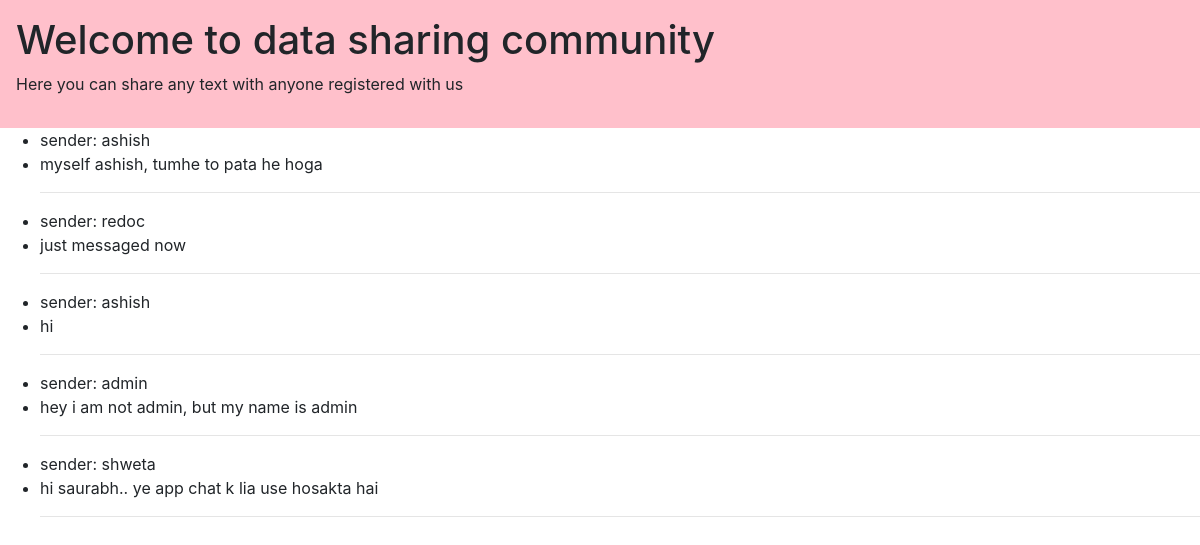
The page /share/received/2 (signed in) on the database its author committed.
### sharetext/models.py (models this page shows, shortened)
class Data(models.Model):
    sender = models.ForeignKey(User, on_delete=models.CASCADE, related_name='sender')
    receiver = models.ForeignKey(User, on_delete=models.CASCADE, related_name='receiver')
    msg = models.CharField(max_length=200)
    file = models.FileField(null=True)

### sharetext/views.py (the view)
# urls.py: path('received/<int:user>', views.received),
def received(request, user):
    if request.user.is_authenticated and request.user.pk == user:
        data = Data.objects.filter(receiver__pk = user)
        return render(request, 'sharetext/received.html', {'receiveddata' : data, 'loggedin' : request.user})
    else:
        return HttpResponse(request.user.is_authenticated)

### sharetext/templates/sharetext/received.html
{% extends 'sharetext/base.html' %}
{% block received %}
    <ul>
    {% for i in receiveddata %}
        <li>sender: {{ i.sender.username }}</li>
        <li>{{ i.msg }}</li>
        <hr/>
    {% endfor %}
    </ul>
{% endblock %}

### sharetext/templates/sharetext/base.html
{% load static %}
{% include 'sharetext/header.html' %}
{% if loggedin is not None and sentdata is None and  receiveddata is None  %}
    {% block loggedIn %} {% endblock %}
{% elif loggedin is not None and sentdata is not None %}
    {% block sent %} {% endblock %}
{% elif loggedin is not None and receiveddata is not None %}
    {% block received %} {% endblock %}
{% else %}
    {% include 'sharetext/login.html' %}
    {% include 'sharetext/register.html' %}
{% endif %}
</body>
</html>

### sharetext/templates/sharetext/header.html (shortened to what this page needs)
{% load static %}
<!DOCTYPE html>
<html lang="en">
<head>
    <link href="{% static 'css/boot.css' %}" rel="stylesheet">
</head>
<body>
    <div class="jumbotron" style="background-color : pink; padding : 16px;">
        <h1>Welcome to data sharing community</h1>
        <p>Here you can share any text with anyone registered with us</p>
    </div>

### sharetext/static/css/boot.css (style rules this page uses)
:root { --blue:#007bff;--indigo:#6610f2;--purple:#6f42c1;--pink:#e83e8c;--red:#dc3545;--orange:#fd7e14;--yellow:#ffc107;--green:#28a745;--teal:#20c997;--cyan:#17a2b8;--white:#fff;--gray:#6c757d;--gray-dark:#343a40;--primary:#007bff;--secondary:#6c757d;--success:#28a745;--info:#17a2b8;--warning:#ffc107;--danger:#dc3545;--light:#f8f9fa;--dark:#343a40;--breakpoint-xs:0;--breakpoint-sm:576px;--breakpoint-md:768px;--breakpoint-lg:992px;--breakpoint-xl:1200px;--font-family-sans-serif:-apple-system,BlinkMacSystemFont,"Segoe UI",Roboto,"Helvetica Neue",Arial,"Noto Sans",sans-serif,"Apple Color Emoji","Segoe UI Emoji","Segoe UI Symbol","Noto Color Emoji";--font-family-monospace:SFMono-Regular,Menlo,Monaco,Consolas,"Liberation Mono","Courier New",monospace }
*,::after,::before { box-sizing:border-box }
html { font-family:sans-serif;line-height:1.15;-webkit-text-size-adjust:100%;-webkit-tap-highlight-color:transparent }
body { margin:0;font-family:-apple-system,BlinkMacSystemFont,"Segoe UI",Roboto,"Helvetica Neue",Arial,"Noto Sans",sans-serif,"Apple Color Emoji","Segoe UI Emoji","Segoe UI Symbol","Noto Color Emoji";font-size:1rem;font-weight:400;line-height:1.5;color:#212529;text-align:left;background-color:#fff }
hr { box-sizing:content-box;height:0;overflow:visible }
h1,h2,h3,h4,h5,h6 { margin-top:0;margin-bottom:.5rem }
p { margin-top:0;margin-bottom:1rem }
dl,ol,ul { margin-top:0;margin-bottom:1rem }
.h1,.h2,.h3,.h4,.h5,.h6,h1,h2,h3,h4,h5,h6 { margin-bottom:.5rem;font-weight:500;line-height:1.2 }
.h1,h1 { font-size:2.5rem }
hr { margin-top:1rem;margin-bottom:1rem;border:0;border-top:1px solid rgba(0,0,0,.1) }

### rows shown on the page
Data: sender.username "ashish", msg "myself ashish, tumhe to pata he hoga"
Data: sender.username "redoc", msg "just messaged now"
Data: sender.username "ashish", msg "hi"
Data: sender.username "admin", msg "hey i am not admin, but my name is admin"
Data: sender.username "shweta", msg "hi saurabh.. ye app chat k lia use hosakta hai"
